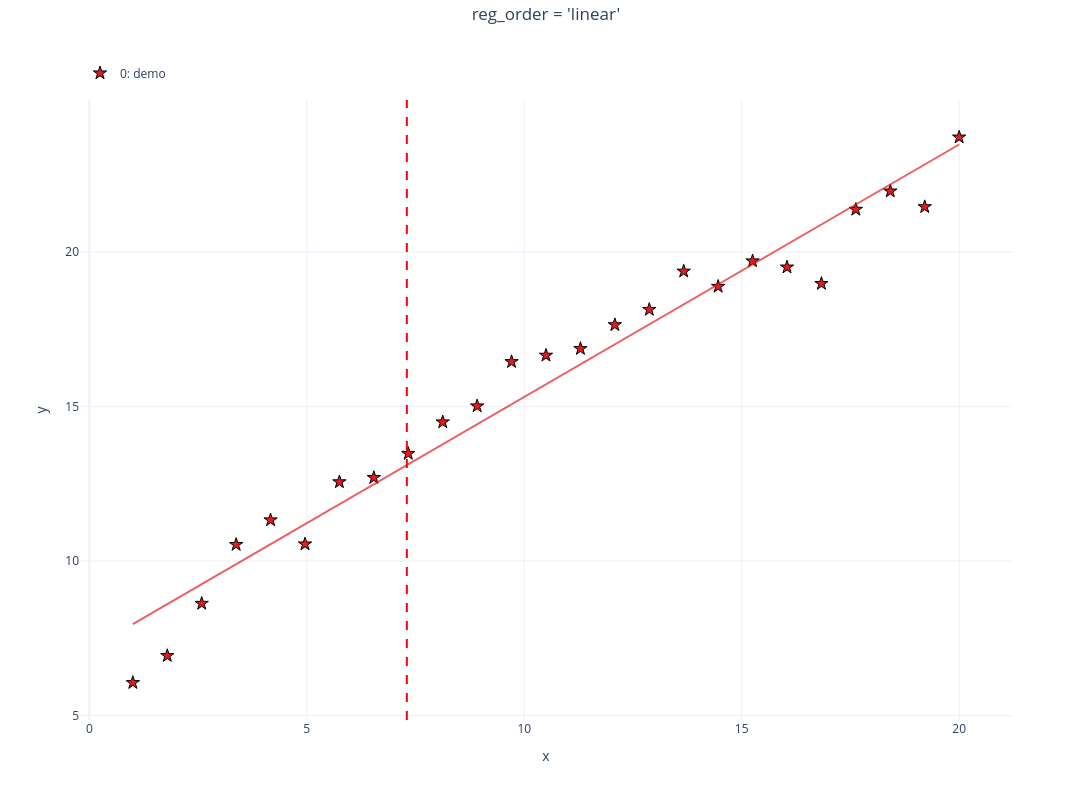

Source (notebook cell):
### Markdown cell above
## `linear` — least-squares straight line

### Code cell
demo('linear')

### Figure 1 — Plotly figure (JSON) as saved in the notebook; plotly's stock layout.template omitted (floating-point values rounded to 4 significant figures; data arrays with more than 128 entries replaced by an {"elided": "..."} marker saying what was removed)
{"data": [{"customdata": [[1.0, 6.058], [1.792, 6.933], [2.583, 8.624], [3.375, 10.53], [4.167, 11.33], [4.958, 10.55], [5.75, 12.56], [6.542, 12.7], [7.333, 13.48], [8.125, 14.5], [8.917, 15.02], [9.708, 16.45], [10.5, 16.66], [11.29, 16.87], [12.08, 17.65], [12.88, 18.14], [13.67, 19.38], [14.46, 18.89], [15.25, 19.71], [16.04, 19.51], [16.83, 18.98], [17.62, 21.38], [18.42, 21.98], [19.21, 21.47], [20.0, 23.72]], "hovertemplate": "<b><u>Set: 0</u></b><br><b>demo</b><br>x: %{customdata[0]:.2f}<br>y: %{customdata[1]:.2f}<extra></extra>", "legendgroup": "group_0", "line": {"color": "#E41A1C", "width": 2}, "marker": {"color": "#E41A1C", "line": {"color": "black", "width": 1}, "opacity": 1, "size": 10, "symbol": "star"}, "mode": "markers+markers", "name": "0: demo", "showlegend": true, "type": "scatter", "x": [1.0, 1.792, 2.583, 3.375, 4.167, 4.958, 5.75, 6.542, 7.333, 8.125, 8.917, 9.708, 10.5, 11.29, 12.08, 12.88, 13.67, 14.46, 15.25, 16.04, 16.83, 17.62, 18.42, 19.21, 20.0], "xaxis": "x", "y": [6.058, 6.933, 8.624, 10.53, 11.33, 10.55, 12.56, 12.7, 13.48, 14.5, 15.02, 16.45, 16.66, 16.87, 17.65, 18.14, 19.38, 18.89, 19.71, 19.51, 18.98, 21.38, 21.98, 21.47, 23.72], "yaxis": "y"}, {"hoverinfo": "skip", "legendgroup": "group_0", "line": {"color": "#E41A1C", "width": 2}, "mode": "lines", "name": "0: demo Fit (Linear)", "opacity": 0.7, "showlegend": false, "type": "scatter", "x": {"elided": "200 float values"}, "xaxis": "x", "y": {"elided": "200 float values"}, "yaxis": "y"}], "layout": {"height": 800, "legend": {"orientation": "h", "x": 0, "xanchor": "left", "y": 1.02, "yanchor": "bottom"}, "margin": {"r": 80, "t": 100}, "shapes": [{"line": {"color": "red", "dash": "dash"}, "type": "line", "x0": 7.3, "x1": 7.3, "xref": "x", "y0": 0, "y1": 1, "yref": "y domain"}], "showlegend": true, "title": {"text": "reg_order = 'linear'", "x": 0.5, "xanchor": "center", "y": 0.99, "yanchor": "top", "yref": "container"}, "width": 1200, "xaxis": {"anchor": "y", "domain": [0, 1], "title": {"standoff": 15, "text": "x"}}, "yaxis": {"anchor": "x", "domain": [0, 1], "title": {"standoff": 15, "text": "y"}}}}
